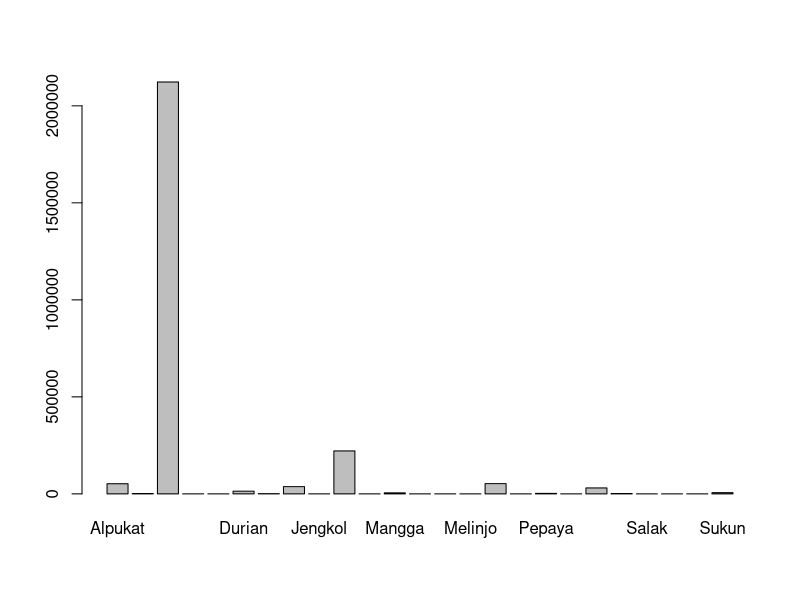

This chart was generated by the following R code:
#import package
library(here)
library(ggplot2)

#read file into R

#first file
df1 <- read.csv(here("data","daftar-importir-2019-.csv"))
summary(df1) #it is literally a list of importer in the city

#second file
df2 <- read.csv(here("data","data-siup-kota-batu-2017-.csv"),header=FALSE)
summary(df2) #another hard to digest data

#third file
df3 <- read.csv(here("data","jumlah-pohon-menghasilkan-dan-produksi-buah-2016.csv"),header=FALSE,stringsAsFactors = FALSE)
summary(df3) #incomplete but much better
#get every column class
sapply(df3, class)
#examine empty cell
colSums(is.na(df3))
colSums(df3 == "")

#merge two row after the title to create header name
nama=c()
for (x in (1:9)) {
  if (df3[3,x]=="") {
    kategori <- make.names(paste0(df3[3,x-1],df3[4,x]))
    }  else {
    kategori <- make.names(paste(df3[3,x],df3[4,x]))
    }
  
  nama <- append(nama,kategori,after = length(nama))
}
colnames(df3) <- nama

#remove description row
new_df3 <- df3[-c(1:4,30,31),]
str(new_df3)

#Not the best way but it works so far
barplot(as.numeric(as.vector(new_df3$Triwulan.I..Jumlah.Tanaman.)),
        names.arg = new_df3$Jenis.Tanaman..
        )


#fourth file
df4 <- read.csv(here("data","jumlah-tokoh-agama-di-kota-batu-tahun-2017-2019.csv"),header=FALSE)
summary(df4) #incomplete but much better

#fifth file
df5 <- read.csv(here("data","luas-panen-pertanian-2016-2018.csv"),header=FALSE)
summary(df5)
